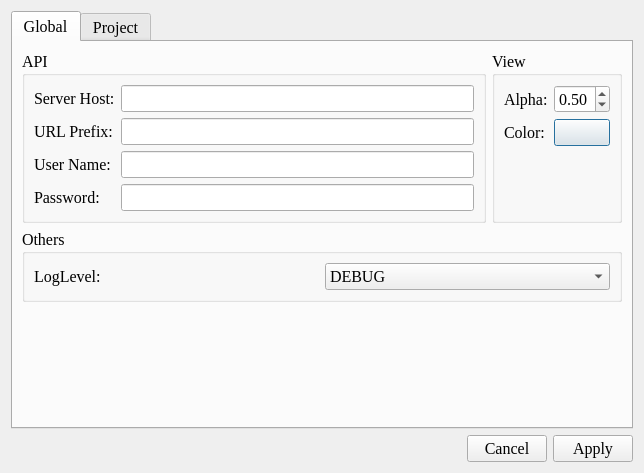
<?xml version="1.0" encoding="UTF-8"?>
<ui version="4.0">
 <class>DialogSettings</class>
 <widget class="QDialog" name="DialogSettings">
  <property name="geometry">
   <rect>
    <x>0</x>
    <y>0</y>
    <width>644</width>
    <height>473</height>
   </rect>
  </property>
  <property name="font">
   <font>
    <family>Times New Roman</family>
    <pointsize>12</pointsize>
   </font>
  </property>
  <property name="windowTitle">
   <string>Setting</string>
  </property>
  <layout class="QGridLayout" name="gridLayout_5">
   <item row="0" column="0">
    <widget class="QTabWidget" name="tabWidget">
     <property name="currentIndex">
      <number>0</number>
     </property>
     <widget class="QWidget" name="tab_global">
      <attribute name="title">
       <string>Global</string>
      </attribute>
      <layout class="QGridLayout" name="gridLayout_3">
       <item row="0" column="1">
        <widget class="QGroupBox" name="groupBox_2">
         <property name="title">
          <string>View</string>
         </property>
         <layout class="QGridLayout" name="gridLayout">
          <item row="0" column="0">
           <layout class="QFormLayout" name="formLayout_2">
            <item row="0" column="0">
             <widget class="QLabel" name="label_6">
              <property name="text">
               <string>Alpha:</string>
              </property>
             </widget>
            </item>
            <item row="0" column="1">
             <widget class="QDoubleSpinBox" name="dspbox_alpha">
              <property name="maximum">
               <double>1.000000000000000</double>
              </property>
              <property name="singleStep">
               <double>0.100000000000000</double>
              </property>
              <property name="value">
               <double>0.500000000000000</double>
              </property>
             </widget>
            </item>
            <item row="1" column="0">
             <widget class="QLabel" name="label_12">
              <property name="text">
               <string>Color:</string>
              </property>
             </widget>
            </item>
            <item row="1" column="1">
             <widget class="QPushButton" name="btn_select_color">
              <property name="text">
               <string/>
              </property>
             </widget>
            </item>
           </layout>
          </item>
         </layout>
        </widget>
       </item>
       <item row="2" column="0">
        <spacer name="verticalSpacer">
         <property name="orientation">
          <enum>Qt::Orientation::Vertical</enum>
         </property>
         <property name="sizeHint" stdset="0">
          <size>
           <width>20</width>
           <height>40</height>
          </size>
         </property>
        </spacer>
       </item>
       <item row="0" column="0">
        <widget class="QGroupBox" name="groupBox">
         <property name="title">
          <string>API</string>
         </property>
         <layout class="QGridLayout" name="gridLayout_2">
          <item row="0" column="0">
           <layout class="QGridLayout" name="gridLayout_4">
            <item row="0" column="1">
             <widget class="QLineEdit" name="ledit_host">
              <property name="enabled">
               <bool>true</bool>
              </property>
             </widget>
            </item>
            <item row="2" column="0">
             <widget class="QLabel" name="label_4">
              <property name="text">
               <string>User Name:</string>
              </property>
             </widget>
            </item>
            <item row="3" column="0">
             <widget class="QLabel" name="label_5">
              <property name="text">
               <string>Password:</string>
              </property>
             </widget>
            </item>
            <item row="1" column="0">
             <widget class="QLabel" name="label_2">
              <property name="text">
               <string>URL Prefix:</string>
              </property>
             </widget>
            </item>
            <item row="0" column="0">
             <widget class="QLabel" name="label">
              <property name="text">
               <string>Server Host:</string>
              </property>
             </widget>
            </item>
            <item row="1" column="1">
             <widget class="QLineEdit" name="ledit_urlprefix">
              <property name="enabled">
               <bool>true</bool>
              </property>
             </widget>
            </item>
            <item row="2" column="1">
             <widget class="QLineEdit" name="ledit_username"/>
            </item>
            <item row="3" column="1">
             <widget class="QLineEdit" name="ledit_password"/>
            </item>
           </layout>
          </item>
         </layout>
        </widget>
       </item>
       <item row="1" column="0" colspan="2">
        <widget class="QGroupBox" name="groupBox_3">
         <property name="enabled">
          <bool>true</bool>
         </property>
         <property name="title">
          <string>Others</string>
         </property>
         <layout class="QGridLayout" name="gridLayout_7">
          <item row="1" column="0">
           <widget class="QLabel" name="label_11">
            <property name="text">
             <string>LogLevel:</string>
            </property>
           </widget>
          </item>
          <item row="1" column="1">
           <widget class="QComboBox" name="cmbox_loglevel">
            <item>
             <property name="text">
              <string>DEBUG</string>
             </property>
            </item>
            <item>
             <property name="text">
              <string>INFO</string>
             </property>
            </item>
            <item>
             <property name="text">
              <string>WARNING</string>
             </property>
            </item>
            <item>
             <property name="text">
              <string>ERROR</string>
             </property>
            </item>
           </widget>
          </item>
         </layout>
        </widget>
       </item>
      </layout>
     </widget>
     <widget class="QWidget" name="tab_project">
      <attribute name="title">
       <string>Project</string>
      </attribute>
      <widget class="QWidget" name="gridLayoutWidget_2">
       <property name="geometry">
        <rect>
         <x>10</x>
         <y>10</y>
         <width>581</width>
         <height>171</height>
        </rect>
       </property>
       <layout class="QGridLayout" name="gridLayout_6">
        <item row="0" column="1" colspan="2">
         <widget class="QLineEdit" name="ledit_projname"/>
        </item>
        <item row="0" column="0">
         <widget class="QLabel" name="label_9">
          <property name="text">
           <string>Name:</string>
          </property>
         </widget>
        </item>
        <item row="1" column="0">
         <widget class="QLabel" name="label_10">
          <property name="text">
           <string>Description:</string>
          </property>
         </widget>
        </item>
        <item row="1" column="1">
         <widget class="QLineEdit" name="ledit_prjdescrip"/>
        </item>
       </layout>
      </widget>
     </widget>
    </widget>
   </item>
   <item row="1" column="0">
    <layout class="QHBoxLayout" name="horizontalLayout_4">
     <item>
      <spacer name="horizontalSpacer_2">
       <property name="orientation">
        <enum>Qt::Orientation::Horizontal</enum>
       </property>
       <property name="sizeHint" stdset="0">
        <size>
         <width>40</width>
         <height>20</height>
        </size>
       </property>
      </spacer>
     </item>
     <item>
      <widget class="QPushButton" name="btn_cancel">
       <property name="text">
        <string>Cancel</string>
       </property>
       <property name="icon">
        <iconset resource="../icons.qrc">
         <normaloff>:/icon/icons/close-one.svg</normaloff>:/icon/icons/close-one.svg</iconset>
       </property>
      </widget>
     </item>
     <item>
      <widget class="QPushButton" name="btn_apply">
       <property name="text">
        <string>Apply</string>
       </property>
       <property name="icon">
        <iconset resource="../icons.qrc">
         <normaloff>:/icon/icons/check-one.svg</normaloff>:/icon/icons/check-one.svg</iconset>
       </property>
      </widget>
     </item>
    </layout>
   </item>
  </layout>
 </widget>
 <resources>
  <include location="../icons.qrc"/>
 </resources>
 <connections/>
</ui>
